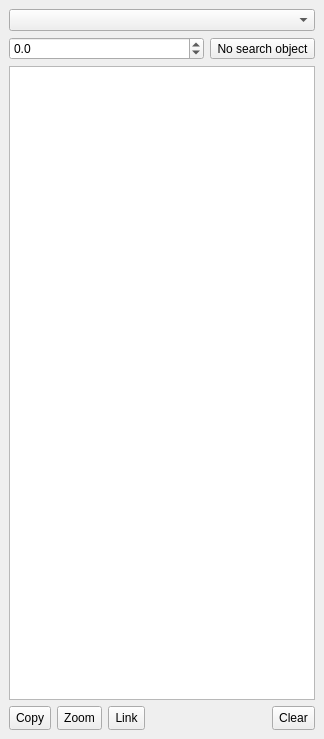
<?xml version="1.0" encoding="UTF-8"?>
<ui version="4.0">
 <class>ImpactAnalysisDockWidgetBase</class>
 <widget class="QDockWidget" name="ImpactAnalysisDockWidgetBase">
  <property name="geometry">
   <rect>
    <x>0</x>
    <y>0</y>
    <width>324</width>
    <height>739</height>
   </rect>
  </property>
  <property name="windowTitle">
   <string>Impact Analysis</string>
  </property>
  <widget class="QWidget" name="dockWidgetContents">
   <layout class="QVBoxLayout" name="verticalLayout">
    <item>
     <layout class="QGridLayout" name="gridLayout">
      <item row="0" column="0" colspan="2">
       <widget class="QComboBox" name="cbProfiles">
        <property name="sizePolicy">
         <sizepolicy hsizetype="MinimumExpanding" vsizetype="Fixed">
          <horstretch>100</horstretch>
          <verstretch>0</verstretch>
         </sizepolicy>
        </property>
        <property name="minimumSize">
         <size>
          <width>70</width>
          <height>0</height>
         </size>
        </property>
        <property name="toolTip">
         <string>Choose search profile</string>
        </property>
       </widget>
      </item>
      <item row="1" column="1">
       <widget class="QToolButton" name="pbSearchobj">
        <property name="text">
         <string>No search object</string>
        </property>
       </widget>
      </item>
      <item row="1" column="0">
       <widget class="QDoubleSpinBox" name="dsbBuffer">
        <property name="toolTip">
         <string>Select buffer radius for search object</string>
        </property>
        <property name="decimals">
         <number>1</number>
        </property>
        <property name="minimum">
         <double>-100.000000000000000</double>
        </property>
        <property name="maximum">
         <double>1000.000000000000000</double>
        </property>
        <property name="singleStep">
         <double>0.100000000000000</double>
        </property>
       </widget>
      </item>
     </layout>
    </item>
    <item>
     <widget class="QTreeWidget" name="twResult">
      <property name="headerHidden">
       <bool>true</bool>
      </property>
     </widget>
    </item>
    <item>
     <layout class="QHBoxLayout" name="horizontalLayout">
      <item>
       <widget class="QToolButton" name="pbCopy">
        <property name="minimumSize">
         <size>
          <width>24</width>
          <height>24</height>
         </size>
        </property>
        <property name="text">
         <string>Copy</string>
        </property>
       </widget>
      </item>
      <item>
       <widget class="QToolButton" name="pbZoomobj">
        <property name="minimumSize">
         <size>
          <width>24</width>
          <height>24</height>
         </size>
        </property>
        <property name="text">
         <string>Zoom</string>
        </property>
       </widget>
      </item>
      <item>
       <widget class="QToolButton" name="pbWeblink">
        <property name="minimumSize">
         <size>
          <width>24</width>
          <height>24</height>
         </size>
        </property>
        <property name="text">
         <string>Link</string>
        </property>
       </widget>
      </item>
      <item>
       <spacer name="horizontalSpacer">
        <property name="orientation">
         <enum>Qt::Horizontal</enum>
        </property>
        <property name="sizeHint" stdset="0">
         <size>
          <width>40</width>
          <height>20</height>
         </size>
        </property>
       </spacer>
      </item>
      <item>
       <widget class="QToolButton" name="pbClear">
        <property name="sizePolicy">
         <sizepolicy hsizetype="Maximum" vsizetype="Fixed">
          <horstretch>0</horstretch>
          <verstretch>0</verstretch>
         </sizepolicy>
        </property>
        <property name="minimumSize">
         <size>
          <width>24</width>
          <height>24</height>
         </size>
        </property>
        <property name="text">
         <string>Clear</string>
        </property>
       </widget>
      </item>
     </layout>
    </item>
   </layout>
  </widget>
 </widget>
 <resources/>
 <connections/>
</ui>
